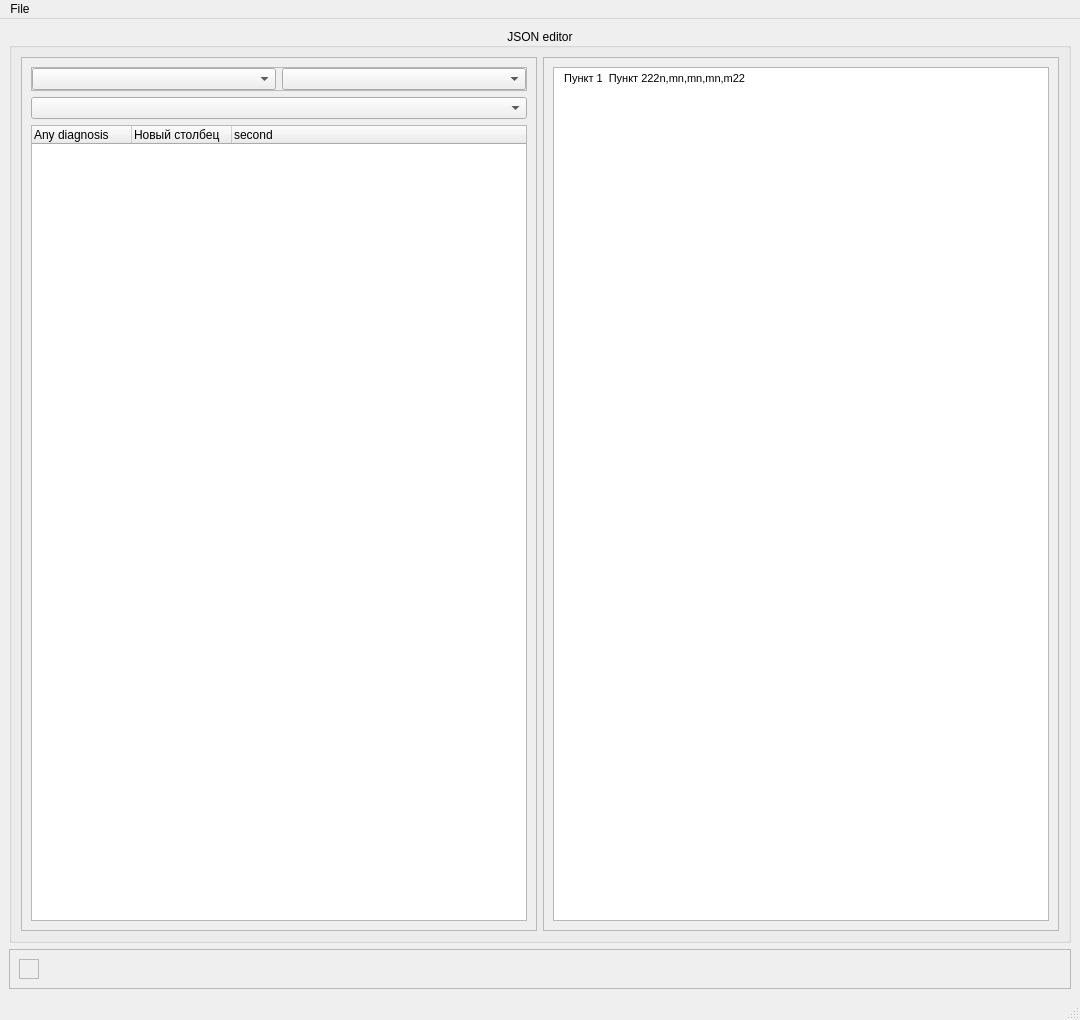
<?xml version="1.0" encoding="UTF-8"?>
<ui version="4.0">
 <class>MainWindow</class>
 <widget class="QMainWindow" name="MainWindow">
  <property name="geometry">
   <rect>
    <x>0</x>
    <y>0</y>
    <width>1080</width>
    <height>1020</height>
   </rect>
  </property>
  <property name="windowTitle">
   <string>JSON editor for diagnosis templates</string>
  </property>
  <widget class="QWidget" name="centralwidget">
   <layout class="QGridLayout" name="gridLayout">
    <item row="0" column="0">
     <widget class="QGroupBox" name="groupBox">
      <property name="minimumSize">
       <size>
        <width>0</width>
        <height>0</height>
       </size>
      </property>
      <property name="title">
       <string>JSON editor</string>
      </property>
      <property name="alignment">
       <set>Qt::AlignCenter</set>
      </property>
      <layout class="QHBoxLayout" name="horizontalLayout_2">
       <item>
        <widget class="QScrollArea" name="scrollArea">
         <property name="widgetResizable">
          <bool>true</bool>
         </property>
         <widget class="QWidget" name="scrollAreaWidgetContents">
          <property name="geometry">
           <rect>
            <x>0</x>
            <y>0</y>
            <width>516</width>
            <height>880</height>
           </rect>
          </property>
          <layout class="QVBoxLayout" name="verticalLayout_2">
           <item>
            <widget class="QFrame" name="frame">
             <property name="minimumSize">
              <size>
               <width>0</width>
               <height>0</height>
              </size>
             </property>
             <property name="frameShape">
              <enum>QFrame::StyledPanel</enum>
             </property>
             <property name="frameShadow">
              <enum>QFrame::Raised</enum>
             </property>
             <layout class="QHBoxLayout" name="horizontalLayout">
              <property name="spacing">
               <number>6</number>
              </property>
              <property name="leftMargin">
               <number>0</number>
              </property>
              <property name="topMargin">
               <number>0</number>
              </property>
              <property name="rightMargin">
               <number>0</number>
              </property>
              <property name="bottomMargin">
               <number>0</number>
              </property>
              <item>
               <widget class="QComboBox" name="comboBox_manipulation">
                <property name="maxVisibleItems">
                 <number>50</number>
                </property>
               </widget>
              </item>
              <item>
               <widget class="QComboBox" name="comboBox_anatomical_part"/>
              </item>
             </layout>
            </widget>
           </item>
           <item>
            <widget class="QComboBox" name="comboBox_ds"/>
           </item>
           <item>
            <layout class="QVBoxLayout" name="verticalLayout_3">
             <item>
              <widget class="QTreeWidget" name="treeWidgetDS">
               <column>
                <property name="text">
                 <string>Any diagnosis</string>
                </property>
               </column>
               <column>
                <property name="text">
                 <string>Новый столбец</string>
                </property>
               </column>
               <column>
                <property name="text">
                 <string>second</string>
                </property>
               </column>
              </widget>
             </item>
            </layout>
           </item>
          </layout>
         </widget>
        </widget>
       </item>
       <item>
        <widget class="QScrollArea" name="scrollArea_2">
         <property name="widgetResizable">
          <bool>true</bool>
         </property>
         <widget class="QWidget" name="scrollAreaWidgetContents_2">
          <property name="geometry">
           <rect>
            <x>0</x>
            <y>0</y>
            <width>516</width>
            <height>880</height>
           </rect>
          </property>
          <layout class="QHBoxLayout" name="horizontalLayout_3">
           <item>
            <widget class="QTextEdit" name="textEditDS">
             <property name="html">
              <string>&lt;!DOCTYPE HTML PUBLIC &quot;-//W3C//DTD HTML 4.0//EN&quot; &quot;http://www.w3.org/TR/REC-html40/strict.dtd&quot;&gt;
&lt;html&gt;&lt;head&gt;&lt;meta name=&quot;qrichtext&quot; content=&quot;1&quot; /&gt;&lt;style type=&quot;text/css&quot;&gt;
p, li { white-space: pre-wrap; }
&lt;/style&gt;&lt;/head&gt;&lt;body style=&quot; font-family:'MS Shell Dlg 2'; font-size:8.25pt; font-weight:400; font-style:normal;&quot;&gt;
&lt;p style=&quot; margin-top:0px; margin-bottom:0px; margin-left:0px; margin-right:0px; -qt-block-indent:0; text-indent:0px;&quot;&gt;  Пункт 1  Пункт 222n,mn,mn,mn,m22&lt;/p&gt;&lt;/body&gt;&lt;/html&gt;</string>
             </property>
            </widget>
           </item>
          </layout>
         </widget>
        </widget>
       </item>
      </layout>
     </widget>
    </item>
    <item row="1" column="0">
     <widget class="QFrame" name="general_frame">
      <property name="minimumSize">
       <size>
        <width>0</width>
        <height>20</height>
       </size>
      </property>
      <property name="frameShape">
       <enum>QFrame::StyledPanel</enum>
      </property>
      <property name="frameShadow">
       <enum>QFrame::Raised</enum>
      </property>
      <layout class="QVBoxLayout" name="verticalLayout_6">
       <item alignment="Qt::AlignLeft|Qt::AlignTop">
        <widget class="QFrame" name="frame_one">
         <property name="sizePolicy">
          <sizepolicy hsizetype="Expanding" vsizetype="Preferred">
           <horstretch>0</horstretch>
           <verstretch>0</verstretch>
          </sizepolicy>
         </property>
         <property name="frameShape">
          <enum>QFrame::StyledPanel</enum>
         </property>
         <property name="frameShadow">
          <enum>QFrame::Raised</enum>
         </property>
         <layout class="QGridLayout" name="gridLayout_2"/>
        </widget>
       </item>
      </layout>
     </widget>
    </item>
   </layout>
  </widget>
  <widget class="QMenuBar" name="menubar">
   <property name="geometry">
    <rect>
     <x>0</x>
     <y>0</y>
     <width>1080</width>
     <height>21</height>
    </rect>
   </property>
   <widget class="QMenu" name="menuFile">
    <property name="title">
     <string>File</string>
    </property>
    <addaction name="actionSave_as"/>
    <addaction name="actionSave"/>
   </widget>
   <addaction name="menuFile"/>
  </widget>
  <widget class="QStatusBar" name="statusbar"/>
  <action name="actionSave_as">
   <property name="text">
    <string>Save as...</string>
   </property>
  </action>
  <action name="actionSave">
   <property name="text">
    <string>Save..</string>
   </property>
  </action>
 </widget>
 <resources/>
 <connections/>
</ui>
